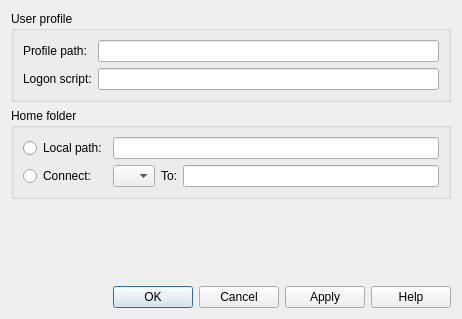
<?xml version="1.0" encoding="UTF-8"?>
<ui version="4.0">
 <class>ProfileWidget</class>
 <widget class="QWidget" name="ProfileWidget">
  <property name="geometry">
   <rect>
    <x>0</x>
    <y>0</y>
    <width>462</width>
    <height>319</height>
   </rect>
  </property>
  <property name="windowTitle">
   <string>Form</string>
  </property>
  <layout class="QGridLayout" name="gridLayout_3">
   <item row="0" column="0">
    <widget class="QGroupBox" name="userProfileGroupBox">
     <property name="title">
      <string>User profile</string>
     </property>
     <layout class="QGridLayout" name="gridLayout_2">
      <item row="0" column="0">
       <widget class="QLabel" name="profilePathLabel">
        <property name="text">
         <string>Profile path:</string>
        </property>
       </widget>
      </item>
      <item row="0" column="1">
       <widget class="QLineEdit" name="profilePathLineEdit"/>
      </item>
      <item row="1" column="0">
       <widget class="QLabel" name="logonScriptLabel">
        <property name="text">
         <string>Logon script:</string>
        </property>
       </widget>
      </item>
      <item row="1" column="1">
       <widget class="QLineEdit" name="logonScriptLineEdit"/>
      </item>
     </layout>
    </widget>
   </item>
   <item row="1" column="0">
    <widget class="QGroupBox" name="homeFolderGroupBox">
     <property name="title">
      <string>Home folder</string>
     </property>
     <layout class="QGridLayout" name="gridLayout">
      <item row="0" column="0">
       <widget class="QRadioButton" name="localPathRadioButton">
        <property name="text">
         <string>Local path:</string>
        </property>
       </widget>
      </item>
      <item row="0" column="1" colspan="3">
       <widget class="QLineEdit" name="localPathLineEdit"/>
      </item>
      <item row="1" column="0">
       <widget class="QRadioButton" name="connectRadioButton">
        <property name="text">
         <string>Connect:</string>
        </property>
       </widget>
      </item>
      <item row="1" column="2">
       <widget class="QLabel" name="connectToLabel">
        <property name="text">
         <string>To:</string>
        </property>
       </widget>
      </item>
      <item row="1" column="3">
       <widget class="QLineEdit" name="connectToLineEdit"/>
      </item>
      <item row="1" column="1">
       <widget class="QComboBox" name="connectComboBox">
        <item>
         <property name="text">
          <string/>
         </property>
        </item>
        <item>
         <property name="text">
          <string>D:</string>
         </property>
        </item>
       </widget>
      </item>
     </layout>
    </widget>
   </item>
   <item row="2" column="0">
    <spacer name="verticalSpacer">
     <property name="orientation">
      <enum>Qt::Vertical</enum>
     </property>
     <property name="sizeHint" stdset="0">
      <size>
       <width>368</width>
       <height>41</height>
      </size>
     </property>
    </spacer>
   </item>
   <item row="3" column="0">
    <widget class="QDialogButtonBox" name="dialogButtonBox">
     <property name="standardButtons">
      <set>QDialogButtonBox::Apply|QDialogButtonBox::Cancel|QDialogButtonBox::Help|QDialogButtonBox::Ok</set>
     </property>
    </widget>
   </item>
  </layout>
 </widget>
 <resources/>
 <connections/>
</ui>
